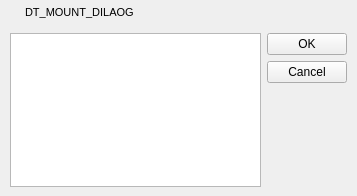
<?xml version="1.0" encoding="UTF-8"?>
<ui version="4.0">
 <class>DTMountDialog</class>
 <widget class="QWidget" name="DTMountDialog">
  <property name="geometry">
   <rect>
    <x>0</x>
    <y>0</y>
    <width>357</width>
    <height>196</height>
   </rect>
  </property>
  <property name="windowTitle">
   <string>DT_MOUNT_DILAOG</string>
  </property>
  <property name="windowIcon">
   <iconset resource="ltorrent.qrc">
    <normaloff>:/icons/app.ico</normaloff>:/icons/app.ico</iconset>
  </property>
  <layout class="QVBoxLayout" name="verticalLayout">
   <property name="spacing">
    <number>0</number>
   </property>
   <property name="leftMargin">
    <number>1</number>
   </property>
   <property name="topMargin">
    <number>1</number>
   </property>
   <property name="rightMargin">
    <number>1</number>
   </property>
   <property name="bottomMargin">
    <number>0</number>
   </property>
   <item>
    <widget class="QWidget" name="titleBar" native="true">
     <property name="minimumSize">
      <size>
       <width>0</width>
       <height>23</height>
      </size>
     </property>
     <property name="maximumSize">
      <size>
       <width>16777215</width>
       <height>23</height>
      </size>
     </property>
     <property name="styleSheet">
      <string notr="true"/>
     </property>
     <layout class="QHBoxLayout" name="horizontalLayout">
      <property name="spacing">
       <number>4</number>
      </property>
      <property name="leftMargin">
       <number>5</number>
      </property>
      <property name="topMargin">
       <number>0</number>
      </property>
      <property name="rightMargin">
       <number>1</number>
      </property>
      <property name="bottomMargin">
       <number>0</number>
      </property>
      <item>
       <widget class="QLabel" name="tbMenu">
        <property name="maximumSize">
         <size>
          <width>15</width>
          <height>15</height>
         </size>
        </property>
        <property name="text">
         <string/>
        </property>
        <property name="pixmap">
         <pixmap resource="ltorrent.qrc">:/icons/app.ico</pixmap>
        </property>
        <property name="scaledContents">
         <bool>true</bool>
        </property>
       </widget>
      </item>
      <item>
       <widget class="QLabel" name="LTitle">
        <property name="minimumSize">
         <size>
          <width>100</width>
          <height>22</height>
         </size>
        </property>
        <property name="maximumSize">
         <size>
          <width>16777215</width>
          <height>22</height>
         </size>
        </property>
        <property name="font">
         <font>
          <family>Arial</family>
          <pointsize>8</pointsize>
          <weight>50</weight>
          <bold>false</bold>
          <stylestrategy>PreferDefault</stylestrategy>
         </font>
        </property>
        <property name="styleSheet">
         <string notr="true"/>
        </property>
        <property name="text">
         <string>DT_MOUNT_DILAOG</string>
        </property>
        <property name="textFormat">
         <enum>Qt::AutoText</enum>
        </property>
       </widget>
      </item>
      <item>
       <widget class="QPushButton" name="pbMin">
        <property name="minimumSize">
         <size>
          <width>22</width>
          <height>22</height>
         </size>
        </property>
        <property name="maximumSize">
         <size>
          <width>22</width>
          <height>22</height>
         </size>
        </property>
        <property name="iconSize">
         <size>
          <width>22</width>
          <height>22</height>
         </size>
        </property>
        <property name="flat">
         <bool>true</bool>
        </property>
       </widget>
      </item>
      <item>
       <widget class="QPushButton" name="pbClose">
        <property name="minimumSize">
         <size>
          <width>22</width>
          <height>22</height>
         </size>
        </property>
        <property name="maximumSize">
         <size>
          <width>22</width>
          <height>22</height>
         </size>
        </property>
        <property name="iconSize">
         <size>
          <width>22</width>
          <height>22</height>
         </size>
        </property>
        <property name="flat">
         <bool>true</bool>
        </property>
       </widget>
      </item>
     </layout>
    </widget>
   </item>
   <item>
    <widget class="QWidget" name="centralWidget" native="true">
     <layout class="QGridLayout" name="gridLayout">
      <item row="0" column="0">
       <widget class="QListView" name="listView">
        <property name="editTriggers">
         <set>QAbstractItemView::NoEditTriggers</set>
        </property>
       </widget>
      </item>
      <item row="0" column="1">
       <layout class="QVBoxLayout">
        <property name="spacing">
         <number>6</number>
        </property>
        <property name="margin">
         <number>0</number>
        </property>
        <item>
         <widget class="QPushButton" name="okButton">
          <property name="text">
           <string>OK</string>
          </property>
         </widget>
        </item>
        <item>
         <widget class="QPushButton" name="cancelButton">
          <property name="text">
           <string>Cancel</string>
          </property>
         </widget>
        </item>
        <item>
         <spacer>
          <property name="orientation">
           <enum>Qt::Vertical</enum>
          </property>
          <property name="sizeHint" stdset="0">
           <size>
            <width>20</width>
            <height>40</height>
           </size>
          </property>
         </spacer>
        </item>
       </layout>
      </item>
     </layout>
    </widget>
   </item>
  </layout>
 </widget>
 <resources>
  <include location="ltorrent.qrc"/>
 </resources>
 <connections>
  <connection>
   <sender>cancelButton</sender>
   <signal>clicked()</signal>
   <receiver>DTMountDialog</receiver>
   <slot>reject()</slot>
   <hints>
    <hint type="sourcelabel">
     <x>330</x>
     <y>66</y>
    </hint>
    <hint type="destinationlabel">
     <x>197</x>
     <y>125</y>
    </hint>
   </hints>
  </connection>
 </connections>
 <slots>
  <slot>MountSelectedFILE()</slot>
 </slots>
</ui>
